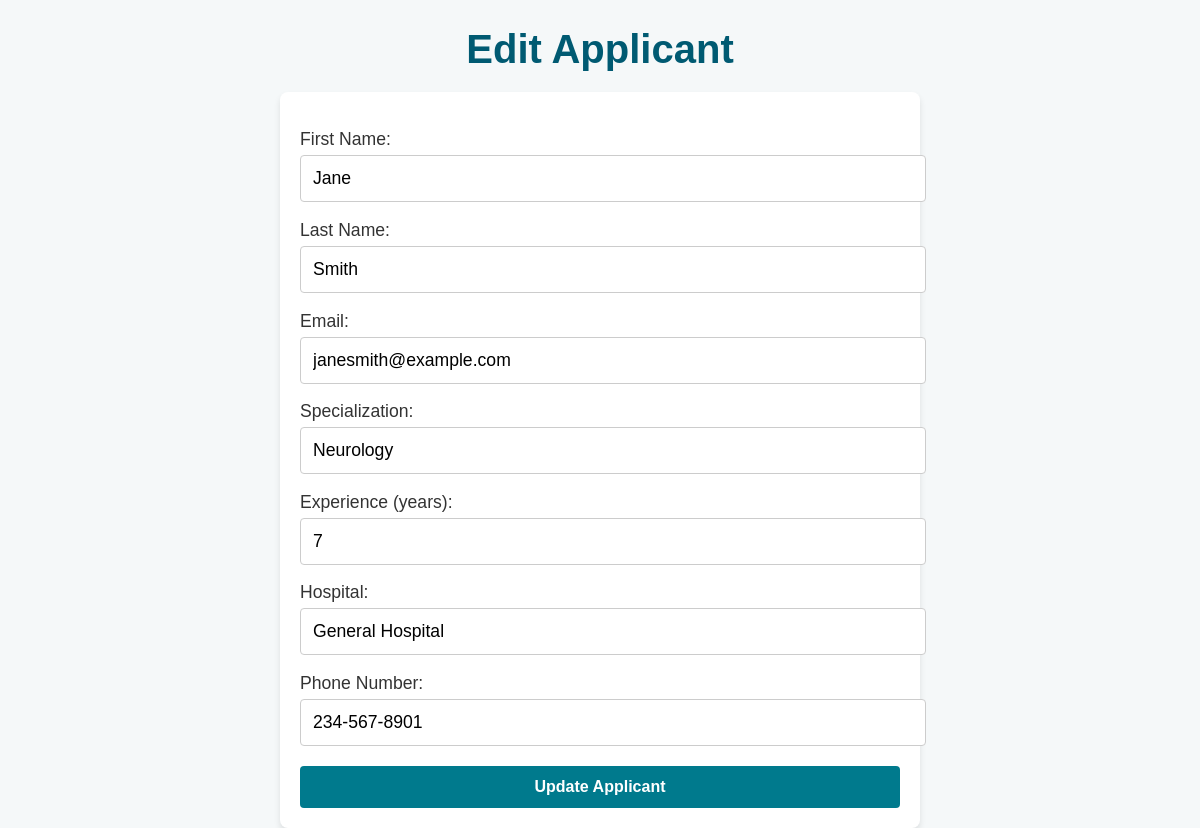
Page /edit.php?id=2 on the committed database.
### tables this page shows
CREATE TABLE job_applicants (
    id INT AUTO_INCREMENT PRIMARY KEY,
    first_name VARCHAR(100) NOT NULL,
    last_name VARCHAR(100) NOT NULL,
    email VARCHAR(100) NOT NULL UNIQUE,
    specialization VARCHAR(100) NOT NULL,
    experience INT NOT NULL,
    hospital VARCHAR(150) NOT NULL,
    phone_number VARCHAR(15) NOT NULL,
    date_applied DATETIME DEFAULT CURRENT_TIMESTAMP
);

### core/models.php (called while the page is built, shortened)
<?php
function getApplicantByID($pdo, $id) {
    try {
        $stmt = $pdo->prepare("SELECT * FROM job_applicants WHERE id = :id");
        $stmt->execute([':id' => $id]);
        $result = $stmt->fetch(PDO::FETCH_ASSOC);
        return [
            'message' => $result ? 'Applicant retrieved successfully.' : 'Applicant not found.',
            'statusCode' => $result ? 200 : 400,
            'querySet' => $result
        ];
    } catch (PDOException $e) {
        return [
            'message' => 'Failed to retrieve applicant: ' . $e->getMessage(),
            'statusCode' => 400
        ];
    }
}
?>

### edit.php (the view, shortened to what this page needs)
<?php
require_once 'core/dbConfig.php';
require_once 'core/models.php';
if (isset($_GET['id'])) {
    $id = $_GET['id'];
    $applicantData = getApplicantByID($pdo, $id);
    if ($applicantData['statusCode'] === 200) {
        $applicant = $applicantData['querySet'];
    } else {
        $_SESSION['message'] = $applicantData['message'];
        header('Location: index.php');
        exit();
    }
}
?>
<!DOCTYPE html>
<html lang="en">
<head>
    <link rel="stylesheet" href="styles.css">
</head>
<body>
    <h1>Edit Applicant</h1>
    <form action="edit.php" method="POST">
        <p>
            <label for="first_name">First Name:</label>
            <input type="text" name="first_name" value="<?php echo $applicant['first_name']; ?>" required>
        </p>
        <p>
            <label for="last_name">Last Name:</label>
            <input type="text" name="last_name" value="<?php echo $applicant['last_name']; ?>" required>
        </p>
        <p>
            <label for="email">Email:</label>
            <input type="email" name="email" value="<?php echo $applicant['email']; ?>" required>
        </p>
        <p>
            <label for="specialization">Specialization:</label>
            <input type="text" name="specialization" value="<?php echo $applicant['specialization']; ?>" required>
        </p>
        <p>
            <label for="experience">Experience (years):</label>
            <input type="number" name="experience" value="<?php echo $applicant['experience']; ?>" required>
        </p>
        <p>
            <label for="hospital">Hospital:</label>
            <input type="text" name="hospital" value="<?php echo $applicant['hospital']; ?>" required>
        </p>
        <p>
            <label for="phone_number">Phone Number:</label>
            <input type="text" name="phone_number" value="<?php echo $applicant['phone_number']; ?>" required>
        </p>
        <button type="submit">Update Applicant</button>
    </form>
</body>
</html>

### styles.css (style rules this page uses)
body { font-family: 'Arial', sans-serif; margin: 0; padding: 0; background-color: #F5F8F9; color: #333; }
h1 { text-align: center; color: #005A72; font-size: 2.5em; margin-bottom: 20px; font-weight: bold; }
form { background-color: #ffffff; padding: 20px; border-radius: 8px; box-shadow: 0px 4px 6px rgba(0, 0, 0, 0.1); max-width: 600px; margin: 0 auto; }
form p { margin-bottom: 15px; font-size: 1.1em; }
form input, form button { width: 100%; padding: 12px; font-size: 1em; margin-top: 5px; border: 1px solid #ccc; border-radius: 4px; }
form button { background-color: #007A8D; color: white; border: none; cursor: pointer; font-weight: bold; }

### rows in the picture
job_applicants: first_name "Jane", last_name "Smith", email "janesmith@example.com", specialization "Neurology", experience "7", hospital "General Hospital", phone_number "234-567-8901"
